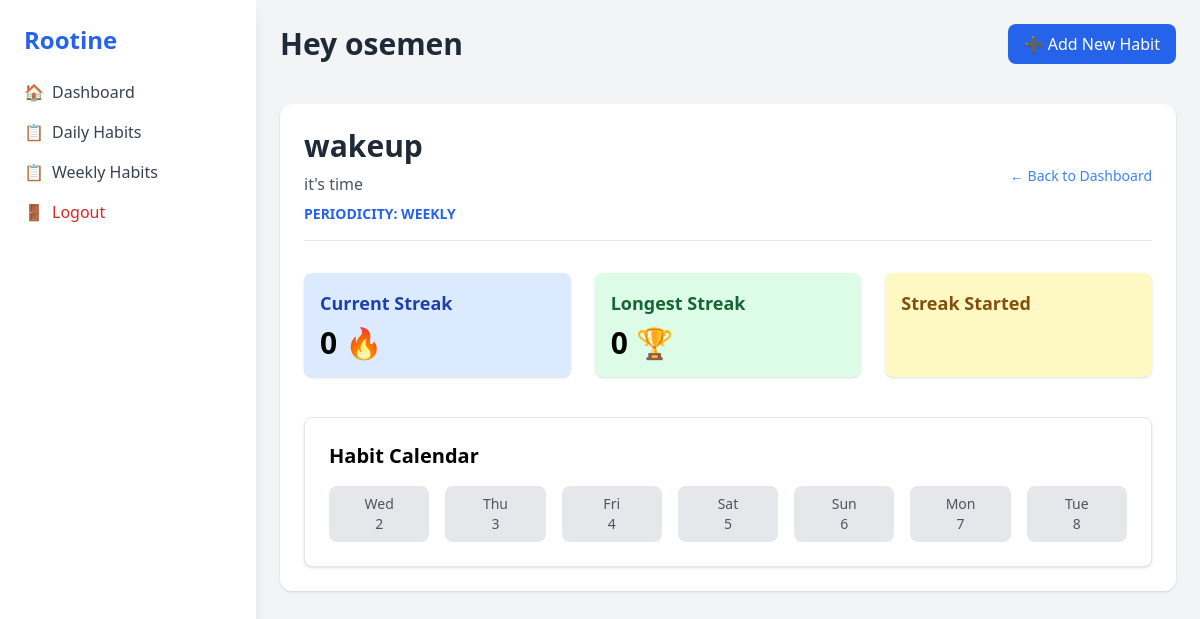
Page /habit/analytics/5/ (signed in) on the committed database.
### habit/models.py (models this page shows, shortened)
class Habit(models.Model):
    PERIODICITY = [
        ("daily", "Daily"),
        ("weekly", "Weekly")
    ]
    name = models.CharField(max_length=255, unique=True)
    description = models.TextField(max_length= 1000)
    user = models.ForeignKey(User, on_delete=models.CASCADE)
    periodicity = models.CharField(max_length=10, choices=PERIODICITY)
    created_at = models.DateTimeField(auto_now_add=True)
    updated_at = models.DateTimeField(auto_now=True)
    def is_completed_on(self, day):
        return self.completions.filter(date=day).exists()
    def current_streak(self):
        today = date.today()
        streak = 0
        day_offset = 0
        delta = timedelta(days=1 if self.periodicity == 'daily' else 7)
        while self.is_completed_on(today - delta * day_offset):
            streak += 1
            day_offset += 1
        return streak
    def longest_streak(self):
        return self.completions.aggregate(models.Max('streak_length'))['streak_length__max'] or 0
    def streak_started(self):
        today = date.today()
        day_offset = 0
        delta = timedelta(days=1 if self.periodicity == 'daily' else 7)
        while self.is_completed_on(today - delta * day_offset):
            day_offset += 1
        return today - delta * (day_offset - 1) if day_offset > 0 else None

### habit/views.py (the view)
# urls.py: path('habit/analytics/<int:pk>/', views.HabitDetailView.as_view(), name='detail_habit'),
class HabitDetailView(LoginRequiredMixin, DetailView):
    model = Habit
    template_name = 'habit_detail.html'
    context_object_name = 'habit'
    def get_context_data(self, **kwargs):
        context = super().get_context_data(**kwargs)
        habit = self.get_object()
        today = date.today()
        calendar_days = []
        for i in range(7):  # last 7 days
            d = today - timedelta(days=i)
            calendar_days.append({
                'date': d,
                'completed': habit.is_completed_on(d)  # Implement this method
            })
        context['calendar_days'] = reversed(calendar_days)  # So the earliest date shows first
        return context

### templates/habit_detail.html (shortened to what this page needs)
{% extends 'base.html' %}
{% block content %}
<div class="max-w-5xl mx-auto mt-10 p-6 bg-white rounded-xl shadow">
    <div class="mb-8 border-b pb-4 flex justify-between items-center">
        <div>
            <h1 class="text-3xl font-bold text-gray-800">{{ habit.name }}</h1>
            <p class="text-gray-600 mt-2">{{ habit.description }}</p>
            <p class="text-sm mt-2 text-blue-600 font-semibold uppercase">
                Periodicity: {{ habit.periodicity }}
            </p>
        </div>
        <a href="{% url 'dashboard' %}" class="text-blue-500 hover:text-blue-700 text-sm">
            ← Back to Dashboard
        </a>
    </div>
    <div class="grid grid-cols-1 md:grid-cols-3 gap-6 mb-10">
        <div class="bg-blue-100 p-4 rounded-lg shadow">
            <h2 class="text-lg font-semibold text-blue-800">Current Streak</h2>
            <p class="text-3xl mt-2 font-bold">{{ habit.current_streak }} 🔥</p>
        </div>
        <div class="bg-green-100 p-4 rounded-lg shadow">
            <h2 class="text-lg font-semibold text-green-800">Longest Streak</h2>
            <p class="text-3xl mt-2 font-bold">{{ habit.longest_streak }} 🏆</p>
        </div>
        <div class="bg-yellow-100 p-4 rounded-lg shadow">
            <h2 class="text-lg font-semibold text-yellow-800">Streak Started</h2>
        </div>
    </div>
    <div class="bg-white border rounded-lg shadow p-6">
        <h2 class="text-xl font-bold mb-4">Habit Calendar</h2>
        <div class="grid grid-cols-7 gap-4 text-center">
            {% for day in calendar_days %}
                <div class="p-2 rounded-lg text-sm font-medium
                    {% if day.completed %}
                        bg-blue-600 text-white
                    {% else %}
                        bg-gray-200 text-gray-600
                    {% endif %}">
                    {{ day.date|date:"D" }}<br>
                    {{ day.date|date:"j" }}
                </div>
            {% endfor %}
        </div>
    </div>
</div>
{% endblock content %}

### templates/base.html (shortened to what this page needs)
{% load static %}
<!DOCTYPE html>
<html lang="en">
<head>
    <script src="https://cdn.tailwindcss.com"></script>
</head>
<body class="bg-gray-100 h-screen flex">
    <aside id="sidebar" class="lg:w-64 bg-white shadow-lg p-6 h-full fixed top-0 left-0 overflow-y-auto">
        <h2 class="text-2xl font-bold text-blue-600 mb-6">Rootine</h2>
        <nav>
            <ul class="space-y-4">
                <li>
                    <a href="{% url 'dashboard' %}" class="text-gray-700 flex items-center space-x-2 hover:text-blue-600">
                        <span>🏠</span> <span>Dashboard</span>
                    </a>
                </li>
                <li>
                    <a href="{% url 'daily_habit' %}" class="text-gray-700 flex items-center space-x-2 hover:text-blue-600">
                        <span>📋</span> <span>Daily Habits</span>
                    </a>
                </li>
                <li>
                    <a href="{% url 'weekly_habit' %}" class="text-gray-700 flex items-center space-x-2 hover:text-blue-600">
                        <span>📋</span> <span>Weekly Habits</span>
                    </a>
                </li>
                <li>
                    <form method="post" action="{% url 'logout' %}?next={% url 'home' %}">
                        <button type="submit" class="text-red-600 flex items-center space-x-2 hover:text-red-800">
                            <span>🚪</span> <span>Logout</span>
                        </button>
                    </form>
                </li>
            </ul>
        </nav>
    </aside>
    <div class="flex-1 ml-64 p-6">
        <div class="flex justify-between items-center mb-6">
            <h1 class="text-3xl font-bold text-gray-800">Hey {{ user.username }} </h1>
            <a href="{% url 'create_habit' %}" class="bg-blue-600 text-white px-4 py-2 rounded-lg hover:bg-blue-700">
                ➕ Add New Habit
            </a>
        </div>
        {% block content %}{% endblock content %}
    </div>
</body>
</html>

### rows in the picture
Habit: name "wakeup", description "it's time", periodicity "WEEKLY", current_streak "0", longest_streak "0"

### other values in the picture
{{ user.username }} "osemen"
{{ day.date|date:"D" }} "Wed" "Thu" "Fri" "Sat" "Sun" "Mon" "Tue"
{{ day.date|date:"j" }} "2" "3" "4" "5" "6" "7" "8"
